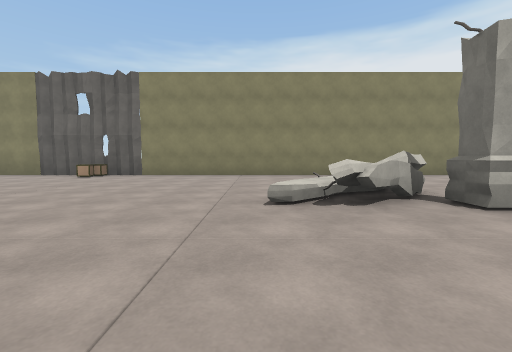
View 1 (above)

24 first-person views from a walk through a Unity game level. The camera is 1.2 m above the floor, tilts 4° down and sees 90° across. Doors are open. The floor is counted in squares, 2.4 m on a side. Each view is taken from the middle of a square. On the plan, view 1 faces up. The plan holds only what a view shows up to about 9 squares ahead; the rest is blank. The place goes on beyond the plan. The player is left out. Some animated figures are left out.

View 2
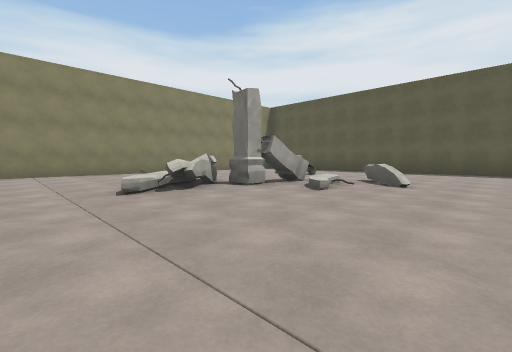

View 3
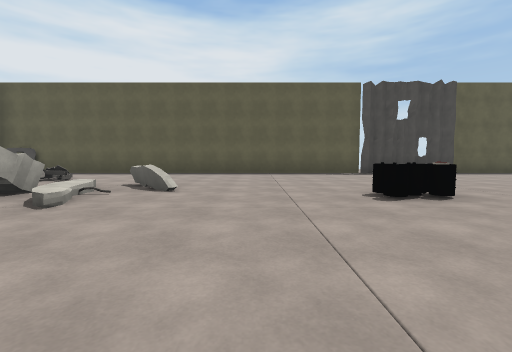

View 4
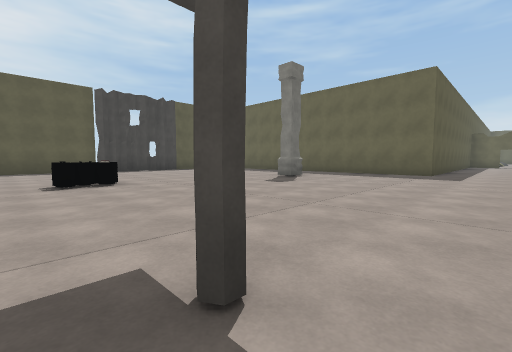

View 5
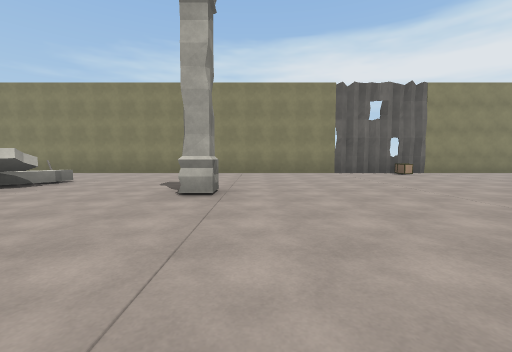

View 6
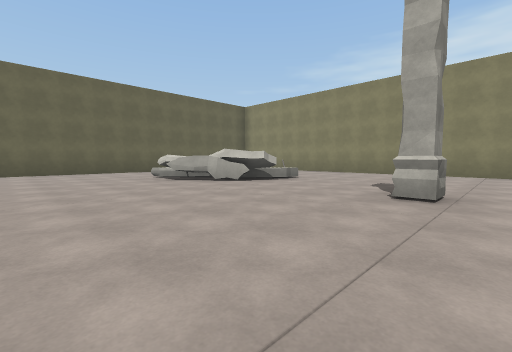

View 7
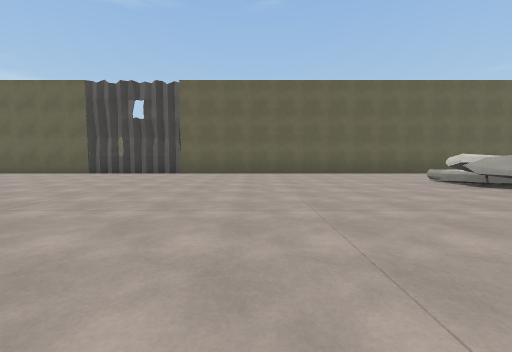

View 8
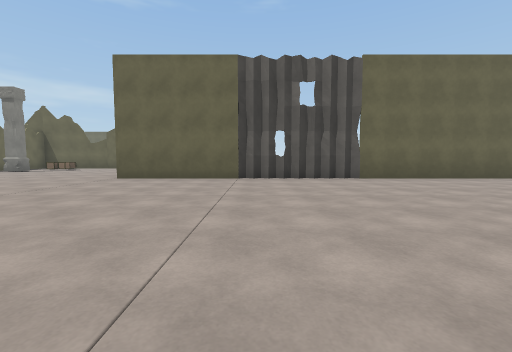

View 9
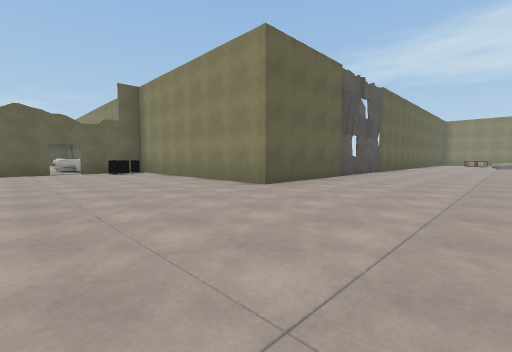

View 10
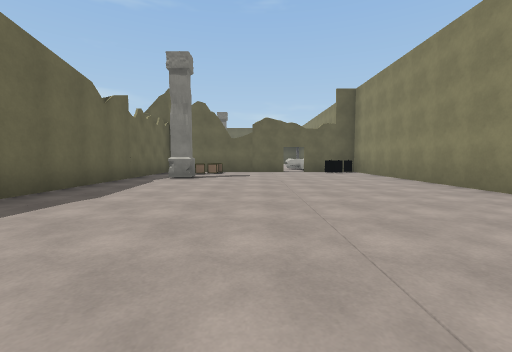

View 11
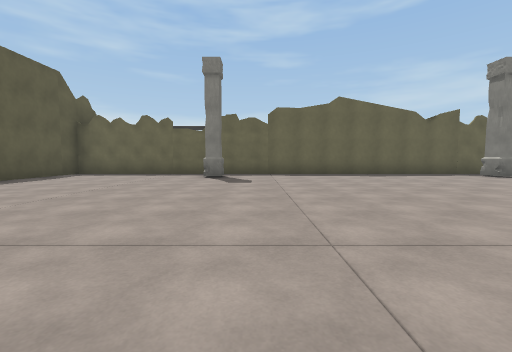

View 12
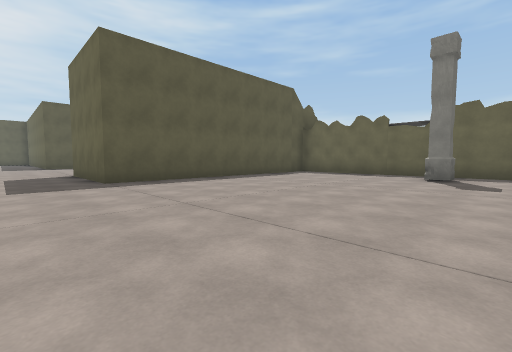

View 13
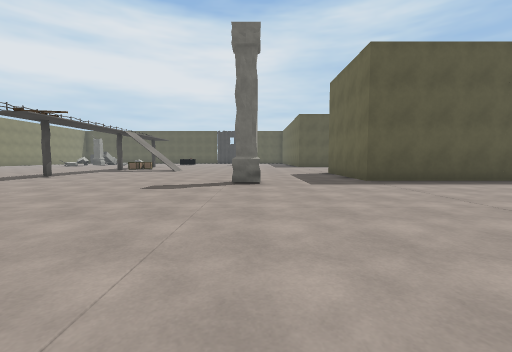

View 14
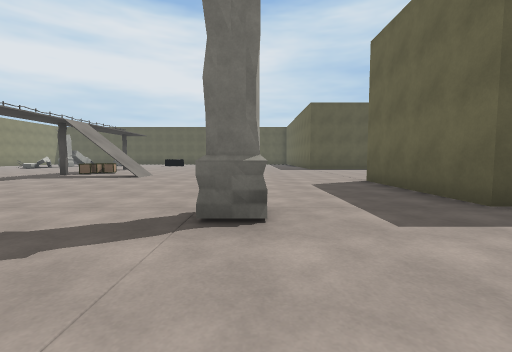

View 15
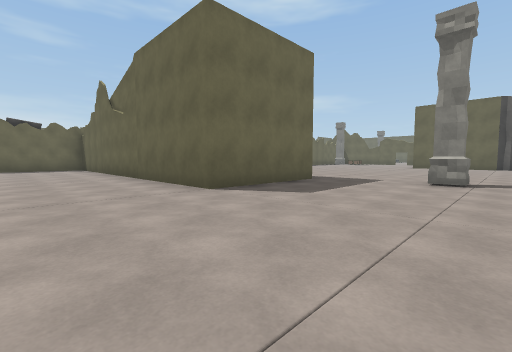

View 16
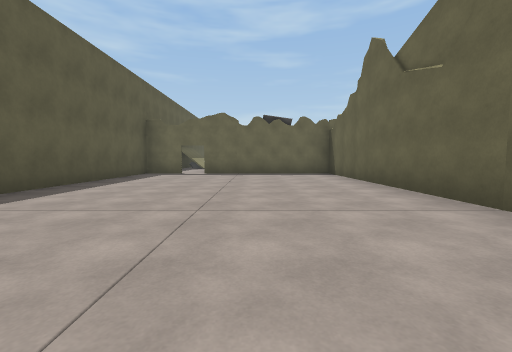

View 17
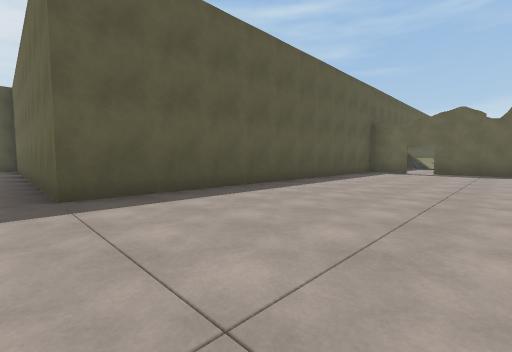

View 18
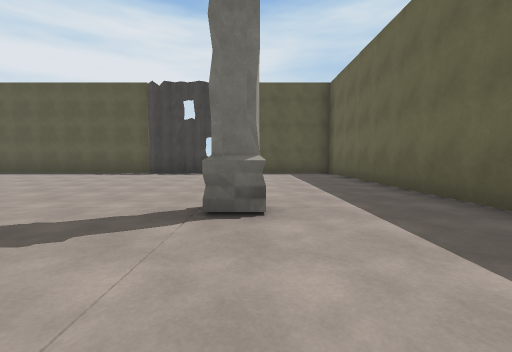

View 19
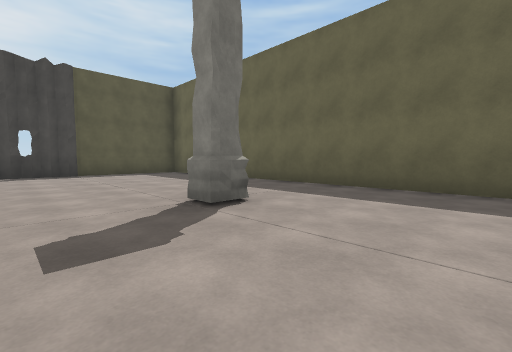

View 20
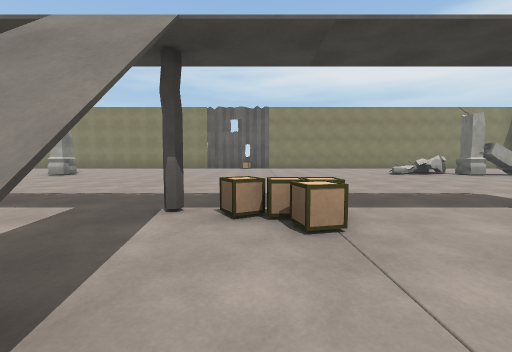

View 21
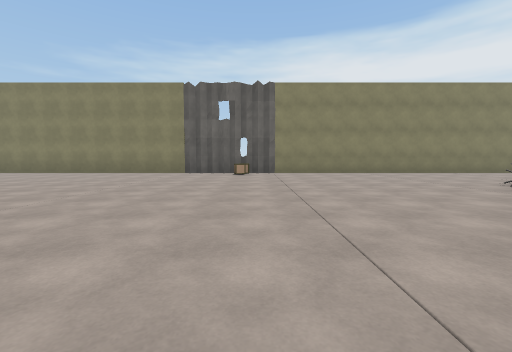

View 22
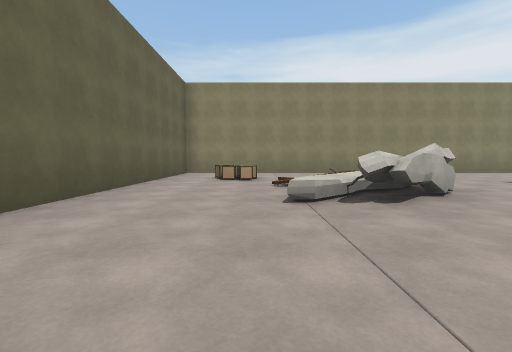

View 23
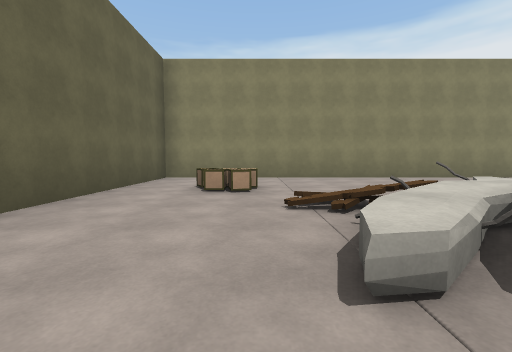

View 24
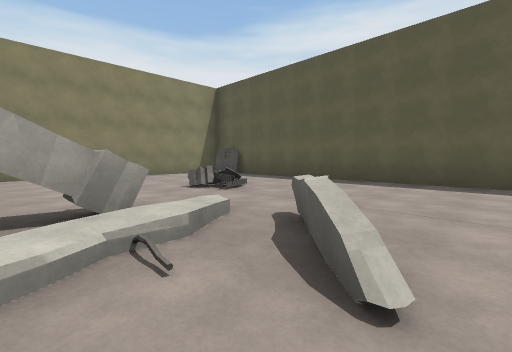

### Floor plan
Points are (right, up) in squares from view 1. A wall is a line through its corners. A room is listed if a view was taken in it or the views show most of it. See-through windows are left out.
Room 1 (views 1, 2, 3, 4, 5, 6, 7, 8, 9, 10, 11, 12, 13, 14, 15, 16, 17, 18, 19, 20, 21, 22, 23, 24)
walls: (-6.4, -11.4) (-6.4, -19.4) (-2.2, -19.4); (-13, 2.9) (-14.6, 1.5); (-13, 3) (-13.5, 2.4); (-13.1, 4.4) (-13.6, 4.6); (-18.4, -6.1) (-18.1, -6.6); (-6.2, 7.6) (-18.3, 7.6) (-18.3, -4.5); (-18.3, -7.4) (-18.3, -10.4) (-24.2, -10.4); (8.6, -4.5) (8.6, 6.5); (-1.6, -19.4) (-0.4, -19.4) (-0.4, -10.4) (8.6, -10.4) (8.6, -7.5); (8.3, 6.4) (8, 6.9); (8.3, 7.6) (-3.4, 7.6); (-24.3, -12.9) (-24.3, -14); (-24, -17.1) (-9.4, -17.1) (-9.4, -10.4) (-6.4, -10.4)
low walls: (-14.6, 2.5) (-15, 2.2)
ways out: open door at (-2, -19)
objects: other object (-26, -13) to (-25, -12); other object (-24, -15); other object (-24, -12); other object (-24, -11); other object (-23, -16); other object (-23, -15); column (-21, -16); crate (-17, 5); crate (-16, 5); column (-14, -16); other object (-14, 4); column (-10, -8); column (-10, 3); crate (-4, -3); crate (-4, 7); other object (1, 3) to (2, 4); other object (2, -3); column (2, 2) to (2, 3); column (3, -8); barrel (3, -3); column (3, 2) to (4, 2); other object (4, -4); other object (4, 1) to (5, 1); other object (5, 4)

Positions as (right, up) in squares from view 1, and headings:
1: (0, 0), facing up
2: (-1, -1), facing up-right
3: (0, -1), facing right
4: (-2, -2), facing down-right
5: (-9, -1), facing up
6: (-9, -1), facing up-left
7: (-10, -2), facing left
8: (-12, -7), facing left
9: (-15, -14), facing up-left
10: (-15, -14), facing left
11: (-15, -9), facing down
12: (-15, -9), facing down-right
13: (-15, -8), facing right
14: (-12, -8), facing right
15: (-4, -7), facing down-left
16: (-4, -11), facing down
17: (-4, -10), facing down-right
18: (0, -8), facing right
19: (0, -6), facing down-right
20: (-4, -5), facing up
21: (-4, -1), facing up
22: (-16, -1), facing up
23: (-16, 1), facing up
24: (3, 0), facing up-right
